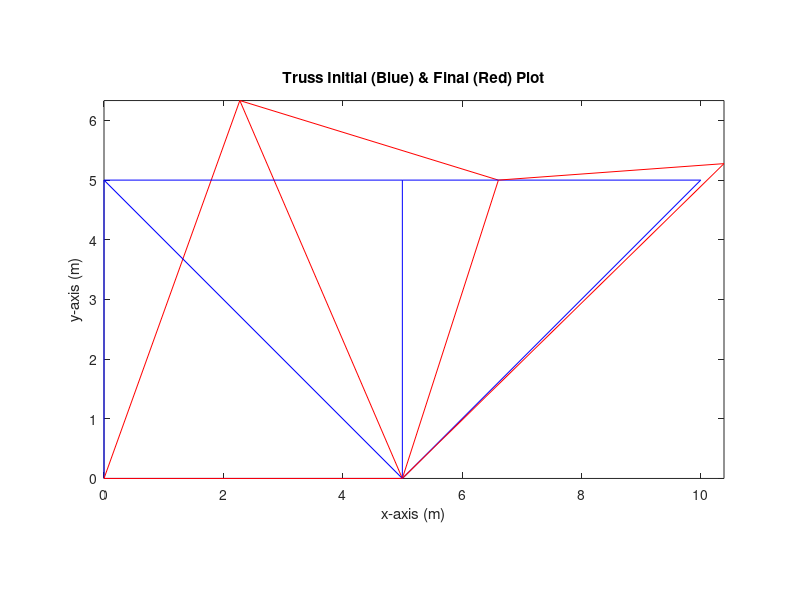

MATLAB code to generate this figure:
clear
clc

% Connectivity Matrix
con_mat = [1 2 ; 1 3 ; 2 3 ; 2 4 ; 3 4 ; 3 5 ; 4 5];

% Number of Elements
num_ele = size(con_mat,1);

% Number of Nodes
num_nod = 5;

% Elements Degree of Freedom (DOF) 
ele_dof = [1 2 3 4 ; 1 2 5 6 ; 3 4 5 6 ; 3 4 7 8 ; 5 6 7 8 ; 5 6 9 10 ; 7 8 9 10];

% Assign zero values for the Displacement Matrix
disp_mat  = zeros(2*num_nod,1); 

% Assign zero values for the Reaction Forces Matrix
force_mat = zeros(2*num_nod,1);

% Assign zero values for the Assembled Stiffness Matrix
ass_stiff_mat = zeros(2*num_nod);

% User input the Length of the bars (Vertical & Horizental):
Length = input ('Enter a value for the length L of the bars (m): ');
fprintf ('\n')

% Nodes Coordinates
nod_coor = [0 0 ; 0 Length ; Length 0 ; Length Length ; 2*Length Length];

% User input the Area of the bars:
Area = input ('Enter a value for the cross-sectional area A of the bars (m^2): ');
fprintf ('\n')

% User input the Modulus of Elasticity of the bars:
Mod_Elasticity = input ('Enter a value for the modulus of elasticity E of the bars (N/m^2): ');
fprintf ('\n')

% User input Applied Loads Px = F3 & Py = F4 at node 2:
force_mat(3,1) = input ('Enter a value for the load Px applied on node 2 of the truss (N): ');
fprintf ('\n')
force_mat(4,1) = input ('Enter a value for the load Py applied on node 2 of the truss (N): ');
fprintf ('\n')

% Applied Loads F7 = 0 & F8 = 0 on node 4
force_mat(7,1) = 0;
force_mat(8,1) = 0;
force_mat(9,1) = 0; % F9_tangential = 0

% Boundary conditions u1 = v1 = u3 = v3 = 0
disp_mat (1,1)  = 0;
disp_mat (2,1)  = 0;
disp_mat (5,1)  = 0;
disp_mat (6,1)  = 0;
disp_mat (10,1)  = 0; % U_hat_10 = 0

% Elements Length Matrix
L(num_ele,1) = 0;

% Computation of the Assembled Stiffness Matrix
for u = 1:num_ele
    % Length of each element L = sqrt ( (X(node i+1) - X(node i))^2 + (Y(node i+1) - Y(node i))^2 )
    L(u , 1)      =  sqrt( (nod_coor(con_mat(u,2),1) - nod_coor(con_mat(u,1),1))^2  +  (nod_coor(con_mat(u,2),2) - nod_coor(con_mat(u,1),2))^2 );
    
    % cos(THETA)  = ( X(node i+1) - X(node i) ) / L
    cos           =  ( nod_coor(con_mat(u,2),1) - nod_coor(con_mat(u,1),1) )  /  L(u);
    
    % sin(THETA)  = ( Y(node i+1) - Y(node i) ) / L
    sin           =  ( nod_coor(con_mat(u,2),2) - nod_coor(con_mat(u,1),2) )  /  L(u);
    
    % Element Stiffness Matrix calculator
    ele_stiff_mat =  ( ((Area * Mod_Elasticity) / L(u))  *  [cos*cos cos*sin -cos*cos -cos*sin;cos*sin sin*sin -cos*sin -sin*sin;-cos*cos -cos*sin cos*cos cos*sin;-cos*sin -sin*sin cos*sin sin*sin]);
    
    % Extract the rows from ele_dof for each element and place them in a row matrix
    ele_dof_row   =  ele_dof(u , :);
    
    for i = 1:4
        for j = 1:4
            % Assemble the Stiffness Matrix of every element into the Assembled Stiffness Matrix
            ass_stiff_mat( ele_dof_row(1,i) , ele_dof_row(1,j) ) = ass_stiff_mat( ele_dof_row(1,i) , ele_dof_row(1,j) ) + ele_stiff_mat(i,j);
        end
    end
end

% DIRECT APPROACH - START
% Creating an Identity Matrix R
R = eye(2*num_nod);

% Adding to Node 5 (DOF 9 & 10) cos(theta = 45) = sin(theta = 45) = sqrt(2)/2
for i = 9:10
    for j = 9:10
    R(i,j) = R(i,j) + (sqrt(2)/2);
    end
end

% Adding the minus sign to Node 5 (DOF)
R(9,10) = -1 * R(9,10);

% Computing the Transformed Assembled Stiffness Matrix --> [K_hat] = [R_transpose] * [K] * [R] 
ass_stiff_mat = R.' * ass_stiff_mat * R;
% DIRECT APPROACH - END

% Known Forces on the nodes F3, F4, F7, F8 & F10
known_force_mat = [3 ; 4 ; 7 ; 8 ; 9];

% Assign zero values for the Reduced Displacement Matrix
red_disp_mat (size(known_force_mat) , 1) = 0;

% Assign zero values for the Reduced Reaction Forces Matrix
red_force_mat(size(known_force_mat) , 1) = 0;

% Assign zero values for the Reduced Assembled Stiffness Matrix
red_ass_stiff_mat(size(known_force_mat) , size(known_force_mat)) = 0;

% Filling the Reduced Displacement & Reaction Forces Matrix
for i = 1:size(known_force_mat , 1)
    red_disp_mat(i , 1)   =   disp_mat  (known_force_mat(i,1) , 1);
    red_force_mat(i , 1)  =   force_mat (known_force_mat(i,1) , 1);
end

% Filling the Reduced Assembled Stiffness Matrix
for i = 1:size(known_force_mat , 1)
    for j = 1:size(known_force_mat , 1)
        red_ass_stiff_mat(i , j) = ass_stiff_mat( known_force_mat(i , 1) , known_force_mat(j , 1) );
    end
end

% Solving the Reduced Linear System to Find the Displacements of each node ([K] * [U] = [F] --> [U] = [K] \ [F]) 
red_disp_mat = red_ass_stiff_mat \ red_force_mat;

% Replace the computed displacements in the original displacement matrix
for i = 1:size(known_force_mat  ,1)
    disp_mat(known_force_mat(i , 1) , 1) = red_disp_mat(i , 1); 
end

% Known Displacement on the nodes U1, U2, U5, U6 & U9
known_disp_mat = [1 ; 2 ; 5 ; 6 ; 10];

% Calculating the Unknown Reaction Forces on the remaining Nodes ([F] = [K] * [U])
for i = 1:size(known_disp_mat , 1)
    force_mat(known_disp_mat(i , 1) , 1) = ass_stiff_mat(known_disp_mat(i , 1) , :) * disp_mat; 
end

% Finding the Displacements U9 & U10 in the x-y plane using U_hat_9 & U_hat_10 
disp_mat (9,1)    =  disp_mat (9,1)  * (sqrt(2)/2) - disp_mat (10,1)  * (sqrt(2)/2);
disp_mat (10,1)   =  disp_mat (9,1)  * (sqrt(2)/2) + disp_mat (10,1)  * (sqrt(2)/2);

% Finding the Forces F9 & F10 in the x-y plane using F9_tangential & F10_normal
force_mat (9,1)   =  force_mat (9,1) * (sqrt(2)/2) - force_mat (10,1) * (sqrt(2)/2);
force_mat (10,1)  =  force_mat (9,1) * (sqrt(2)/2) + force_mat (10,1) * (sqrt(2)/2);

% Dipslay the Outputs
disp('The Assembled Stiffness Matrix is:')
disp(ass_stiff_mat)

disp('The Displacements at each Node are:')
for i = 1:2*num_nod
    X = ['U' , num2str(i) , ' = ' , num2str(disp_mat(i) * 10^3 , 5) , ' mm'];
    disp(X)
end
fprintf('\n')

disp('Reaction Forces on each Node are:')
        for i = 1:2*num_nod
    X = ['F' , num2str(i) , ' = ' , num2str(force_mat(i) * 10^-3 , 5) , ' kN'];
    disp(X)
        end
fprintf('\n')



% New Coordinates of the nodes after applying the Loads
new_nod_coor(num_nod , 2) = 0;
k = 0;
for i = 1:num_nod
    for j = 1:2
    k = k + 1;
    new_nod_coor(i,j) = nod_coor(i,j) + disp_mat(k,1);
    end
end

% Initial Truss plot with no Deformation (Blue) VS Final Truss plot with Deformation (Red)
for i = 1:num_ele
    x_old = [nod_coor(con_mat(i,1)     , 1) nod_coor(con_mat(i,2)     , 1)];
    y_old = [nod_coor(con_mat(i,1)     , 2) nod_coor(con_mat(i,2)     , 2)];
    x_new = [new_nod_coor(con_mat(i,1) , 1) new_nod_coor(con_mat(i,2) , 1)];
    y_new = [new_nod_coor(con_mat(i,1) , 2) new_nod_coor(con_mat(i,2) , 2)];
    plot(x_old , y_old , 'b' , x_new , y_new , 'r')
    title('Truss Initial (Blue) & Final (Red) Plot')
    xlabel ('x-axis (m)')
    ylabel ('y-axis (m)')
    hold on
    axis image
end